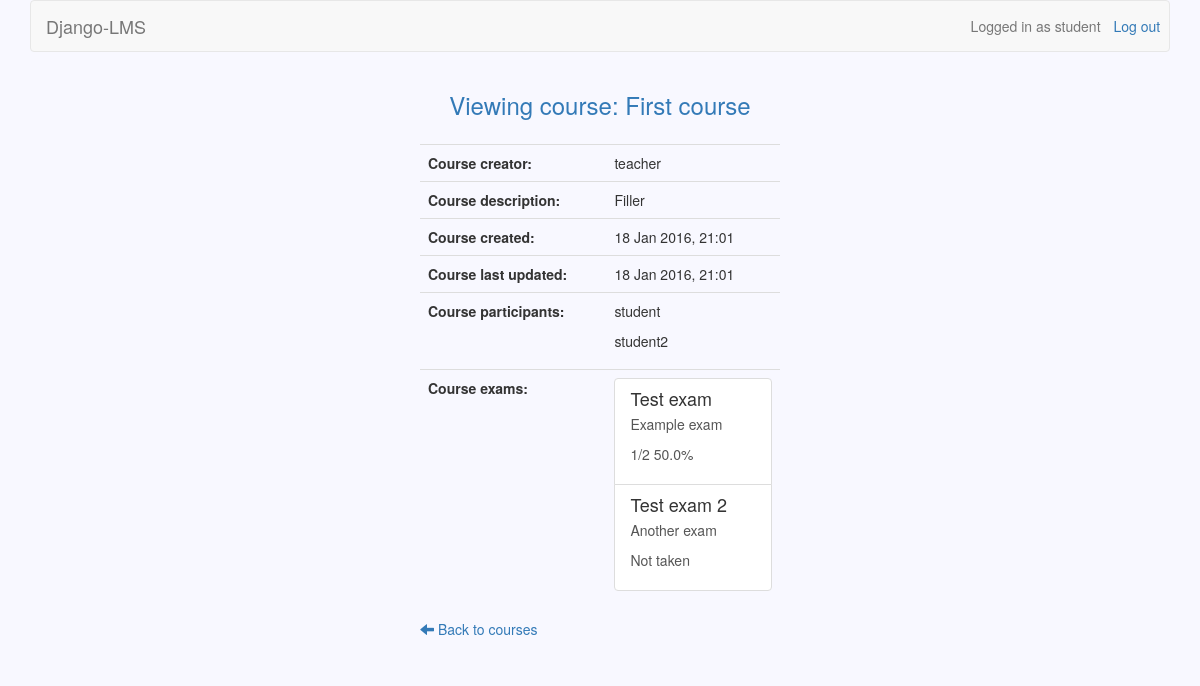
Page /courses/1/s (signed in) on the committed database.
### users/models.py (models this page shows)
class User(AbstractUser):
    is_teacher = models.BooleanField(default=False)
    created = models.DateTimeField(auto_now_add=True)
    USERNAME_FIELD = 'username'
    objects = UserManager()

### courses/models.py (models this page shows)
class Course(models.Model):
    owner = models.CharField(max_length=30)
    name = models.CharField(max_length=30)
    description = models.TextField(blank=True)
    created = models.DateTimeField(auto_now_add=True)
    updated = models.DateTimeField(auto_now=True)
    participants = models.ManyToManyField(settings.AUTH_USER_MODEL, blank=True,
        through='Participation')

class Participation(models.Model):
    user = models.ForeignKey(settings.AUTH_USER_MODEL)
    course = models.ForeignKey(Course)

### exams/models.py (models this page shows, shortened)
class Exam(models.Model):
    owner = models.CharField(max_length=30)
    name = models.CharField(max_length=30)
    description = models.TextField(blank=True)
    created = models.DateTimeField(auto_now_add=True)
    updated = models.DateTimeField(auto_now=True)
    password = models.CharField(max_length=10, blank=True)
    time_limit = models.TimeField()
    active_from = models.DateTimeField()
    active_to = models.DateTimeField()
    course = models.ForeignKey(Course)
    category = models.CharField(max_length=30)
    question_count = models.IntegerField()
    questions = models.ManyToManyField(Question, blank=True,
        through='ExamQuestion')

### courses/views.py (the view)
# urls.py: url(r'^(?P<course_id>\d+)/s$', views.view_course, name='view_course'),
@user_passes_test(student_check)
def view_course(request, course_id):
    if (Participation.objects.filter(user=request.user, course=course_id)
        .exists()):
        course = Course.objects.get(id=course_id)
        scores = {}
        exams = Exam.objects.filter(course=course_id).order_by('active_to')
        participants = Participation.objects.filter(course=course_id)
        for exam in exams:
                try:
                    count = ExamQuestion.objects.filter(exam=exam).count()
                    score = Score.objects.get(student=request.user,
                        exam=exam).score
                    scores[exam] = format_score(score, count)
                except ObjectDoesNotExist:
                    scores[exam] = "Not taken"
        return render(request, 'view_course.html', {'course': course,
            'participants': participants, 'exams': exams, 'scores': scores})
    else:
        return redirect('/courses/s')

### courses/templatetags/get_item.py (called while the page is built)
@register.filter
def get_item(dictionary, key):
    return dictionary.get(key)

### courses/views.py (called while the page is built)
def student_check(user):
    return not user.is_teacher

def format_score(score, count):
    percentage = str(float(score) / float(count) * 100) + '%'
    return str(score) + '/' + str(count) + ' ' + percentage

### courses/templates/view_course.html
{% extends 'base.html' %}
{% load get_item %}
{% block header_text %}Viewing course: {{ course.name }}{% endblock %}
{% block dashboard %}
	<table class="table table-hover">
		<tr>
			<th>Course creator:</th>
			<td>{{ course.owner }}</td>
		</tr>
		<tr>
			<th>Course description:</th>
			<td>{{ course.description }}</td>
		</tr>
		<tr>
			<th>Course created:</th>
			<td>{{ course.created|date }}</td>
		</tr>
		<tr>
			<th>Course last updated:</th>
			<td>{{ course.updated|date }}</td>
		</tr>
		<tr>
			<th>Course participants:</th>
			<td>
				{% for participant in participants %}
					<p>{{ participant.user }}</p>
				{% endfor %}
			</td>
		</tr>
		<tr>
			<th>Course exams:</th>
			<td>
				{% for exam in exams %}
					<a class="list-group-item" href="{% url 'view_exam' course.id exam.id %}">
						<h4 class="list-group-item-heading">{{ exam.name }}</h4>
						<p class="list-group-item-description">{{ exam.description }}</p>
						<p class="list-group-item-description"> {{ scores|get_item:exam }}</p>
					</a>
				{% endfor %}
			</td>
		</tr>
	</table>
	<a href="{% url 'student_page' %}">
		<span class="glyphicon glyphicon-arrow-left"></span>
		Back to courses
	</a>
{% endblock %}

### django-lms/templates/base.html (shortened to what this page needs)
{% load staticfiles %}
<!DOCTYPE html>
<html>
    <head>
        <link href="/static/bootstrap/css/bootstrap.min.css" rel="stylesheet">
        <link href="/static/base.css" rel="stylesheet">
	</head>
    <body>
        <div class="container">
            <nav class="navbar navbar-default" role="navigation">
                {% if user.is_active %}
                    {% if user.is_teacher %}
                        <a class="navbar-brand" href="{% url 'teacher_page' %}">Django-LMS</a>
                    {% else %}
                        <a class="navbar-brand" href="{% url 'student_page' %}">Django-LMS</a>
                    {% endif %}
                    <a class="btn navbar-btn navbar-right" id="logout" href="{% url 'logout' %}">Log out</a>
                    <span class="navbar-text navbar-right">Logged in as {{ user.username }}</span>
                {% else %}
                    <a class="navbar-brand" href="/">Django-LMS</a>
                    <a class="btn navbar-btn navbar-right" id="login" href="{% url 'login' %}">Log in</a>
                    <a class="btn navbar-btn navbar-right" id="signup" href="{% url 'signup' %}">Sign up</a>
                {% endif %}
            </nav>
            <div class="row">
                <h3 class="text-primary text-center">{% block header_text %}{% endblock %}</h3>
                <form class="form-horizontal col-md-6 col-md-offset-5" action="{% block form_action %}{% endblock %}"
                    method="POST">
                    <div class="form-group col-xs-4">
                    </div>
                </form>
                <div class="col-md-4 col-md-offset-4" >
                    <div class="list-group">
                        {% block dashboard %}{% endblock %}
                    </div>
                </div>
            </div>
        </div>
    </body>
</html>

### django-lms/static/base.css (style rules this page uses)
body { background-color: #F8F8FF; }
#login, #logout { padding-right: 2%; }
.list-group-item-description { overflow: hidden; text-overflow: ellipsis; }

### rows in the picture
User: username "student"
Course: name "First course", owner "teacher", description "Filler", created "18 Jan 2016, 21:01", updated "18 Jan 2016, 21:01"
Participation: user "student"
Participation: user "student2"
Exam: name "Test exam", description "Example exam", id "1/2 50.0%"
Exam: name "Test exam 2", description "Another exam", id "Not taken"
